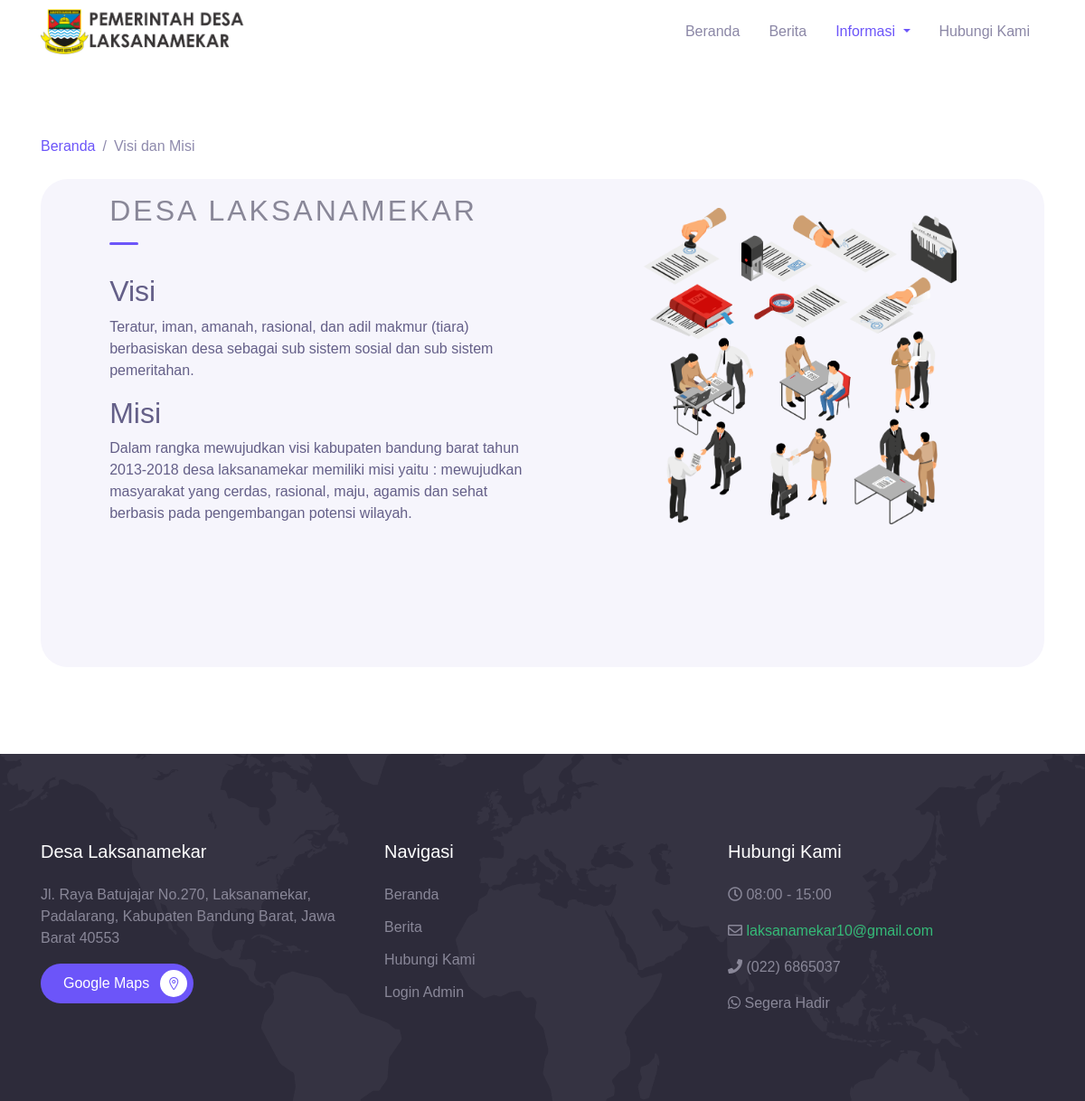
/index.php/visimisi, run on the app's committed database.
### tables this page shows
CREATE TABLE `aboutus` (
  `id` int(11) NOT NULL,
  `field` varchar(128) NOT NULL,
  `isi` text NOT NULL,
  `timestamp` datetime NOT NULL DEFAULT current_timestamp()
);

### application/controllers/VisiMisi.php (called while the page is built, shortened)
<?php
class VisiMisi extends CI_Controller
{
    public function index()
    {
        $data['kontak'] = $this->db->get('aboutus')->result_array();
        $data['judul'] = 'Visi & Misi Desa Laksanamekar';
        $this->load->view("portal/partial/header",$data);
        $this->load->view("portal/visimisi", $data);
        $this->load->view("portal/partial/footer", $data);
    }
}

### index.php (called while the page is built, shortened)
<?php
require_once BASEPATH.'core/CodeIgniter.php';

### application/views/portal/visimisi.php (the view, shortened to what this page needs)
<div class="page-section">
    <div class="container">
    <nav aria-label="Breadcrumb" class="mb-4">
        <ul class="breadcrumb p-0 mb-0 bg-transparent">
          <li class="breadcrumb-item"><a href="<?= base_url('overview')?>">Beranda</a></li>
          <li class="breadcrumb-item active">Visi dan Misi</li>
        </ul>
      </nav>
      <div class="page-banner home-banner" id="kontak">
        <div class="row align-items-center">
          <div class="col-lg-6 py-3 wow fadeInUp">
            <span class="subhead"><h2>Desa Laksanamekar</h2></span>
            <div class="divider"></div>
          <h2 class="title-section">Visi</h2>
          <p><?= $kontak['4']['isi']?></p>
          <h2 class="title-section">Misi</h2>
          <p><?= $kontak['5']['isi']?></p>
        </div>
        <div class="col-lg-6 py-3 wow fadeInRight">
          <div class="img-fluid py-3 text-center">
          <img src="<?= base_url('assets/') ?>img/gbkanan2.png" height="350" alt="">
          </div>
        </div>
      </div>
    </div>
  </div>
    </div>

### application/views/portal/partial/footer.php (shortened to what this page needs)
  <footer class="page-footer bg-image" style="background-image: url(../assets/img/world_pattern.svg);">
    <div class="container">
      <div class="row mb-5">
        <div class="col-lg-4 py-3">
          <h5>Desa Laksanamekar</h5>
          <p>Jl. Raya Batujajar No.270, Laksanamekar, Padalarang, Kabupaten Bandung Barat, Jawa Barat 40553</p>
          <a href="https://goo.gl/maps/BEDSajKsLTRNcZWv6" target="#" class="btn btn-primary btn-split">Google Maps<div class="fab"><span class="mai-location-outline"></span></div></a>
        </div>
        <div class="col-lg-4 py-3">
          <h5>Navigasi</h5>
          <ul class="footer-menu">
            <li><a href="<?= base_url('overview')?>">Beranda</a></li>
            <li><a href="<?= base_url('listberita')?>">Berita</a></li>
            <li><a href="<?= base_url('hubungikami')?>">Hubungi Kami</a></li>
            <li><a href="<?= base_url('auth')?>">Login Admin</a></li>
          </ul>
        </div>
        <div class="col-lg-4 py-3">
          <h5>Hubungi Kami</h5>
          <p><i class="far fa-clock"> </i> <?= $kontak['0']['isi']?></p>
          <p><i class="far fa-envelope"> </i> <a href="mailto:<?= $kontak['1']['isi']?>"><?= $kontak['1']['isi']?></a></p>
          <p><i class="fas fa-phone"></i> <?= $kontak['2']['isi']?></p>
          <p><i class="fab fa-whatsapp"> </i> <?= $kontak['3']['isi']?></p>
        </div>
      </div>
      </div>
  </footer>
</body>
</html>

### assets/css/theme.css (style rules this page uses)
:root { --primary: #6C55F9; --accent: #FF3D85; --secondary: #645F88; --success: #35bb78; --info: #05B4E1; --warning: #FAC14D; --danger: #FF4943; --grey: #B4B2C5; --dark: #2D2B3A; --light: #F6F5FC; }
body { font-family: "Work Sans", sans-serif; line-height: 1.5; color: #2D2B3A; }
a { color: #6C55F9; text-decoration: none; background-color: transparent; }
.btn-primary { color: #fff; background-color: #6C55F9; border-color: transparent; }
.btn { padding: 8px 24px; }
.breadcrumb { font-weight: 500; background-color: #f8f9fa; }
.breadcrumb .breadcrumb-item.active { color: #8e8aad; }
.breadcrumb .breadcrumb-item + .breadcrumb-item::before { color: #8e8aad; }
.bg-image { position: relative; background-position: center center; background-size: cover; background-repeat: no-repeat; }
.bg-image > * { position: relative; z-index: 10; }
.page-section { position: relative; padding-top: 80px; padding-bottom: 80px; color: #898798; overflow: hidden; }
.page-banner { position: relative; margin-top: 16px; margin-bottom: 16px; height: 320px; background-color: #F6F5FC; color: #645F88; border-radius: 30px; z-index: 10; }
.page-banner.home-banner { height: auto; }
.page-banner.home-banner .img-fluid { max-width: 400px; margin: 0 auto; }
@media (min-width: 768px) { .page-banner.home-banner { height: 540px; } }
.home-banner .row > *:first-child { padding-left: 8%; }
.subhead { display: block; text-transform: uppercase; letter-spacing: 3px; color: #898798; font-weight: 500; margin-bottom: 8px; }
.title-section { color: #645F88; }
.divider { display: block; margin-top: 16px; margin-bottom: 32px; width: 32px; height: 3px; border-radius: 40px; background-color: #6C55F9; }
.btn-split { display: inline-flex; align-items: center; border-radius: 40px; padding-top: 6px; padding-bottom: 6px; padding-right: 6px; }
.btn-split .fab { display: inline-block; margin-left: 12px; width: 30px; height: 30px; border-radius: 50%; line-height: 32px; text-align: center; background-color: #fff; color: #6C55F9; }
.page-footer { position: relative; display: block; padding-top: 80px; padding-bottom: 16px; background-color: #2D2B3A; }
.page-footer p a { color: #35bb78; transition: color .2s ease; }
.page-footer h3, .page-footer h4, .page-footer h5 { color: #fff; margin-bottom: 24px; }
.page-footer p { color: #898798; }
.footer-menu { position: relative; padding-left: 0; list-style: none; }
.footer-menu li { margin-bottom: 12px; }
.footer-menu a, .footer-link { color: #898798; }

### data on the page
aboutus: isi "Teratur, iman, amanah, rasional, dan adil makmur (tiara) berbasiskan desa sebagai sub sistem sosial dan sub sistem pemeritahan."
aboutus: isi "Dalam rangka mewujudkan visi kabupaten bandung barat tahun 2013-2018 desa laksanamekar memiliki misi yaitu : mewujudkan masyarakat yang cerdas, rasional, maju, agamis dan sehat berbasis pada pengembangan potensi wilayah."
aboutus: isi "08:00 - 15:00"
aboutus: isi "laksanamekar10@gmail.com"
aboutus: isi "(022) 6865037"
aboutus: isi "Segera Hadir"
